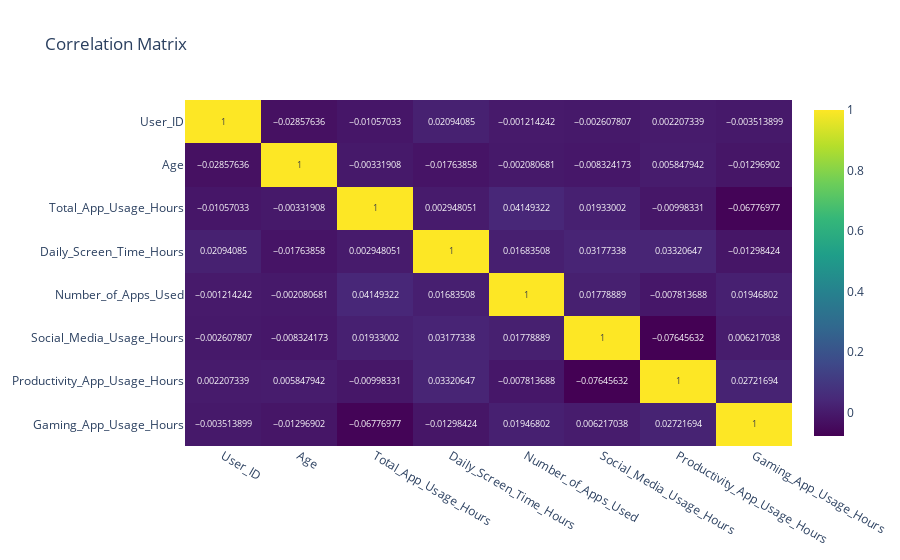

Source (notebook cell):
### Markdown cell above
<a id="31"></a>
### <div style="text-align:left; border-radius:15px; padding:20px; color:#000000; margin:0; font-size:100%; font-family:Arial, sans-serif; background-color:#48cae4; overflow:hidden;"><b>⚡ 1. Correlation Matrix</b>

<a href="#table-of-contents" style="font-family:Arial, sans-serif; font-size:15px; background-color:#7b2cbf; color:#ffffff; padding:7px 15px; text-decoration:none; border-radius:15px; margin-left:10px;">
    [Table of Content 📜⬆️]
</a>
</div>

### Code cell
numeric_df = df.select_dtypes(include=[float, int])
correlation_matrix = numeric_df.corr().T

fig = px.imshow(correlation_matrix, text_auto=True, aspect="auto",
                title='Correlation Matrix',
                color_continuous_scale='viridis')
fig.show()

### Figure 1 — Plotly figure (JSON) as saved in the notebook; plotly's stock layout.template omitted (floating-point values rounded to 4 significant figures)
{"data": [{"coloraxis": "coloraxis", "hovertemplate": "x: %{x}<br>y: %{y}<br>color: %{z}<extra></extra>", "name": "0", "texttemplate": "%{z}", "type": "heatmap", "x": ["User_ID", "Age", "Total_App_Usage_Hours", "Daily_Screen_Time_Hours", "Number_of_Apps_Used", "Social_Media_Usage_Hours", "Productivity_App_Usage_Hours", "Gaming_App_Usage_Hours"], "xaxis": "x", "y": ["User_ID", "Age", "Total_App_Usage_Hours", "Daily_Screen_Time_Hours", "Number_of_Apps_Used", "Social_Media_Usage_Hours", "Productivity_App_Usage_Hours", "Gaming_App_Usage_Hours"], "yaxis": "y", "z": [[1, -0.02858, -0.01057, 0.02094, -0.001214, -0.002608, 0.002207, -0.003514], [-0.02858, 1, -0.003319, -0.01764, -0.002081, -0.008324, 0.005848, -0.01297], [-0.01057, -0.003319, 1, 0.002948, 0.04149, 0.01933, -0.009983, -0.06777], [0.02094, -0.01764, 0.002948, 1, 0.01684, 0.03177, 0.03321, -0.01298], [-0.001214, -0.002081, 0.04149, 0.01684, 1, 0.01779, -0.007814, 0.01947], [-0.002608, -0.008324, 0.01933, 0.03177, 0.01779, 1, -0.07646, 0.006217], [0.002207, 0.005848, -0.009983, 0.03321, -0.007814, -0.07646, 1, 0.02722], [-0.003514, -0.01297, -0.06777, -0.01298, 0.01947, 0.006217, 0.02722, 1]]}], "layout": {"coloraxis": {"colorscale": [[0, "#440154"], [0.1111, "#482878"], [0.2222, "#3e4989"], [0.3333, "#31688e"], [0.4444, "#26828e"], [0.5556, "#1f9e89"], [0.6667, "#35b779"], [0.7778, "#6ece58"], [0.8889, "#b5de2b"], [1, "#fde725"]]}, "title": {"text": "Correlation Matrix"}, "xaxis": {"anchor": "y", "domain": [0, 1]}, "yaxis": {"anchor": "x", "autorange": "reversed", "domain": [0, 1]}}}
